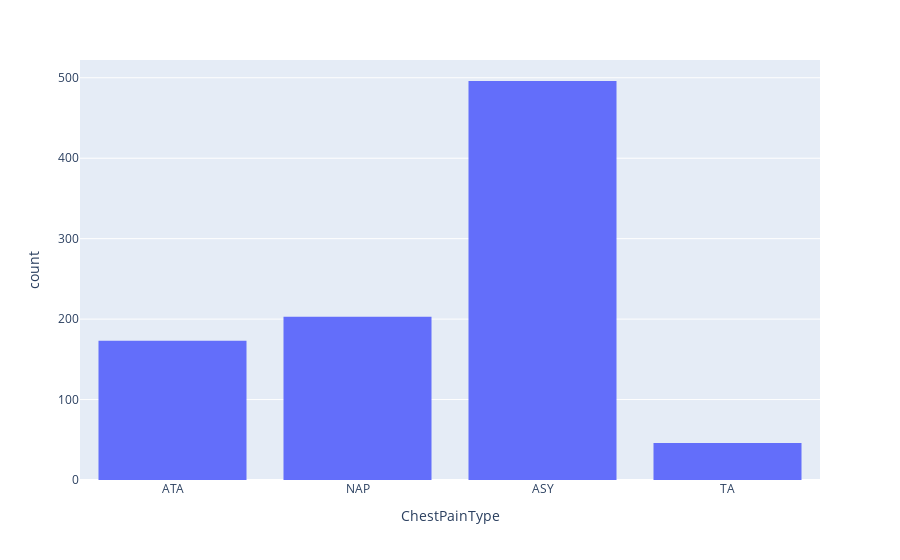

Write notebook code for a chart like this one.
### Code cell
# TA: Typical Angina, ATA: Atypical Angina, NAP: Non-Anginal Pain, ASY: Asymptomatic
chestPainType = px.histogram(df, x='ChestPainType')
chestPainType.show()

### Figure 1 — Plotly figure (JSON) as saved in the notebook; plotly's stock layout.template omitted (floating-point values rounded to 4 significant figures; data arrays with more than 128 entries replaced by an {"elided": "..."} marker saying what was removed)
{"data": [{"alignmentgroup": "True", "bingroup": "x", "hovertemplate": "ChestPainType=%{x}<br>count=%{y}<extra></extra>", "legendgroup": "", "marker": {"color": "#636efa", "pattern": {"shape": ""}}, "name": "", "offsetgroup": "", "orientation": "v", "showlegend": false, "type": "histogram", "x": {"elided": "918 str values"}, "xaxis": "x", "yaxis": "y"}], "layout": {"barmode": "relative", "legend": {"tracegroupgap": 0}, "margin": {"t": 60}, "xaxis": {"anchor": "y", "domain": [0, 1], "title": {"text": "ChestPainType"}}, "yaxis": {"anchor": "x", "domain": [0, 1], "title": {"text": "count"}}}}
